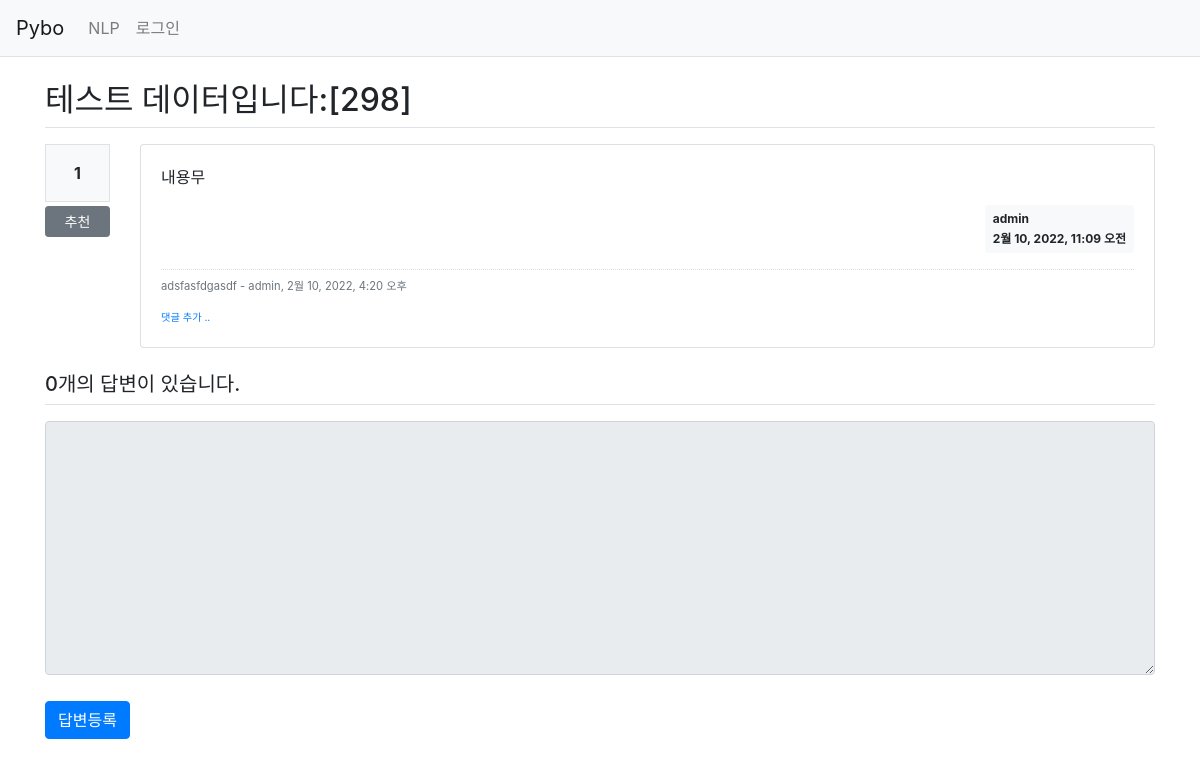
The page /pybo/303/ on the database its author committed.
### pybo/models.py (models this page shows, shortened)
class Question(models.Model):
    author = models.ForeignKey(User, on_delete=models.CASCADE, related_name='author_question')
    subject = models.CharField(max_length=200)
    content = models.TextField()
    create_date = models.DateTimeField()
    modify_date = models.DateTimeField(null=True, blank=True)
    voter = models.ManyToManyField(User, related_name='voter_question')  # 추천인 추가

class Comment(models.Model):
    author = models.ForeignKey(User, on_delete=models.CASCADE)
    content = models.TextField()
    create_date = models.DateTimeField()
    modify_date = models.DateTimeField(null=True, blank=True)
    question = models.ForeignKey(Question, null=True, blank=True, on_delete=models.CASCADE)
    answer = models.ForeignKey(Answer, null=True, blank=True, on_delete=models.CASCADE)

### pybo/views/base_views.py (the view)
def detail(request, question_id):
    question = get_object_or_404(Question, pk=question_id)
    context = {'question': question}
    return render(request, 'pybo/question_detail.html', context)

### pybo/templatetags/pybo_filter.py (called while the page is built)
@register.filter()
def mark(value):
    extensions = ["nl2br", "fenced_code"]
    return mark_safe(markdown.markdown(value, extensions=extensions))

### templates/pybo/question_detail.html (shortened to what this page needs)
{% extends 'base.html' %}
{% load pybo_filter %}
{% block content %}
<div class="container my-3">
    <h2 class="border-bottom py-2">{{ question.subject }}</h2>
    <div class="row my-3">
        <div class="col-1">
            <div class="bg-light text-center p-3 border font-weight-bolder mb-1">{{question.voter.count}}</div>
            <a href="#" data-uri="{% url 'pybo:vote_question' question.id  %}"
               class="recommend btn btn-sm btn-secondary btn-block my-1">추천</a>
        </div>
        <div class="col-11">
            <div class="card">
                <div class="card-body">
                    <div class="card-text">{{ question.content|mark }}</div>
                    <div class="d-flex justify-content-end">
                        <div class="badge badge-light p-2 text-left">
                            <div class="mb-2">{{ question.author.username }}</div>
                            <div>{{ question.create_date }}</div>
                        </div>
                    </div>
                    {% if question.comment_set.count > 0 %}
                    <div class="mt-3">
                    {% for comment in question.comment_set.all %}
                        <div class="comment py-2 text-muted">
                            <span style="white-space: pre-line;">{{ comment.content }}</span>
                            <span>
                                - {{ comment.author }}, {{ comment.create_date }}
                            </span>
                        </div>
                    {% endfor %}
                    </div>
                    {% endif %}
                    <div>
                        <a href="{% url 'pybo:comment_create_question' question.id  %}"
                        class="small"><small>댓글 추가 ..</small></a>
                    </div>
                </div>
            </div>
        </div>
    </div>
    <h5 class="border-bottom my-3 py-2">{{question.answer_set.count}}개의 답변이 있습니다.</h5>
    <form action="{% url 'pybo:answer_create' question.id %}" method="post" class="my-3">
        <div class="form-group">
            <textarea {% if not user.is_authenticated %}disabled{% endif %}
              name="content" id="content" class="form-control" rows="10"></textarea>
        </div>
        <input type="submit" value="답변등록" class="btn btn-primary">
    </form>
</div>
{% endblock %}

### static/style.css (style rules this page uses)
textarea { width:100%; }
input[type=submit] { margin-top:10px; }
.comment { border-top:dotted 1px #ddd; font-size:0.7em; }

### rows shown on the page
Question: subject "테스트 데이터입니다:[298]", voter.count "1", content|mark "내용무", author.username "admin", create_date "2월 10, 2022, 11:09 오전", answer_set.count "0"
Comment: content "adsfasfdgasdf", author "admin", create_date "2월 10, 2022, 4:20 오후"
